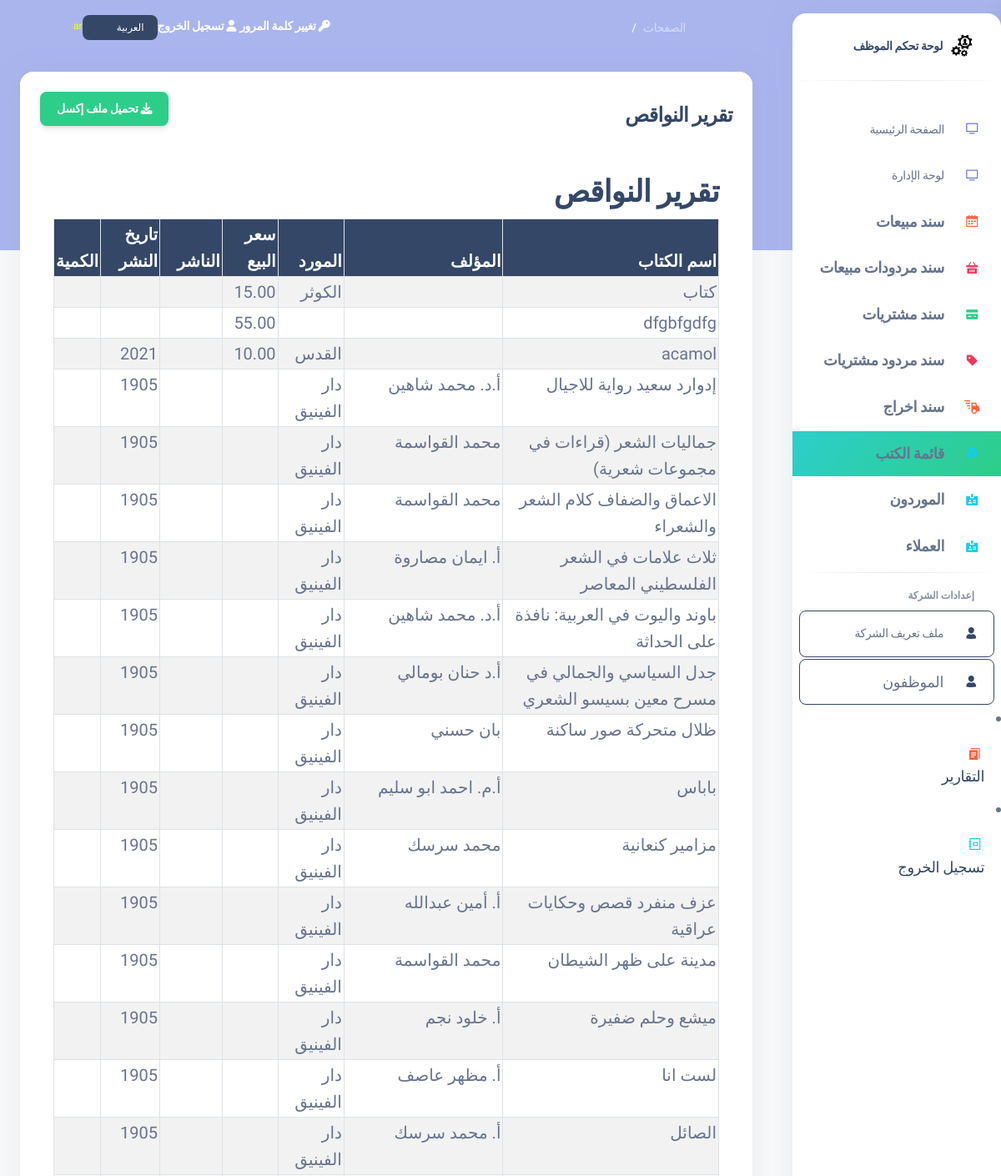
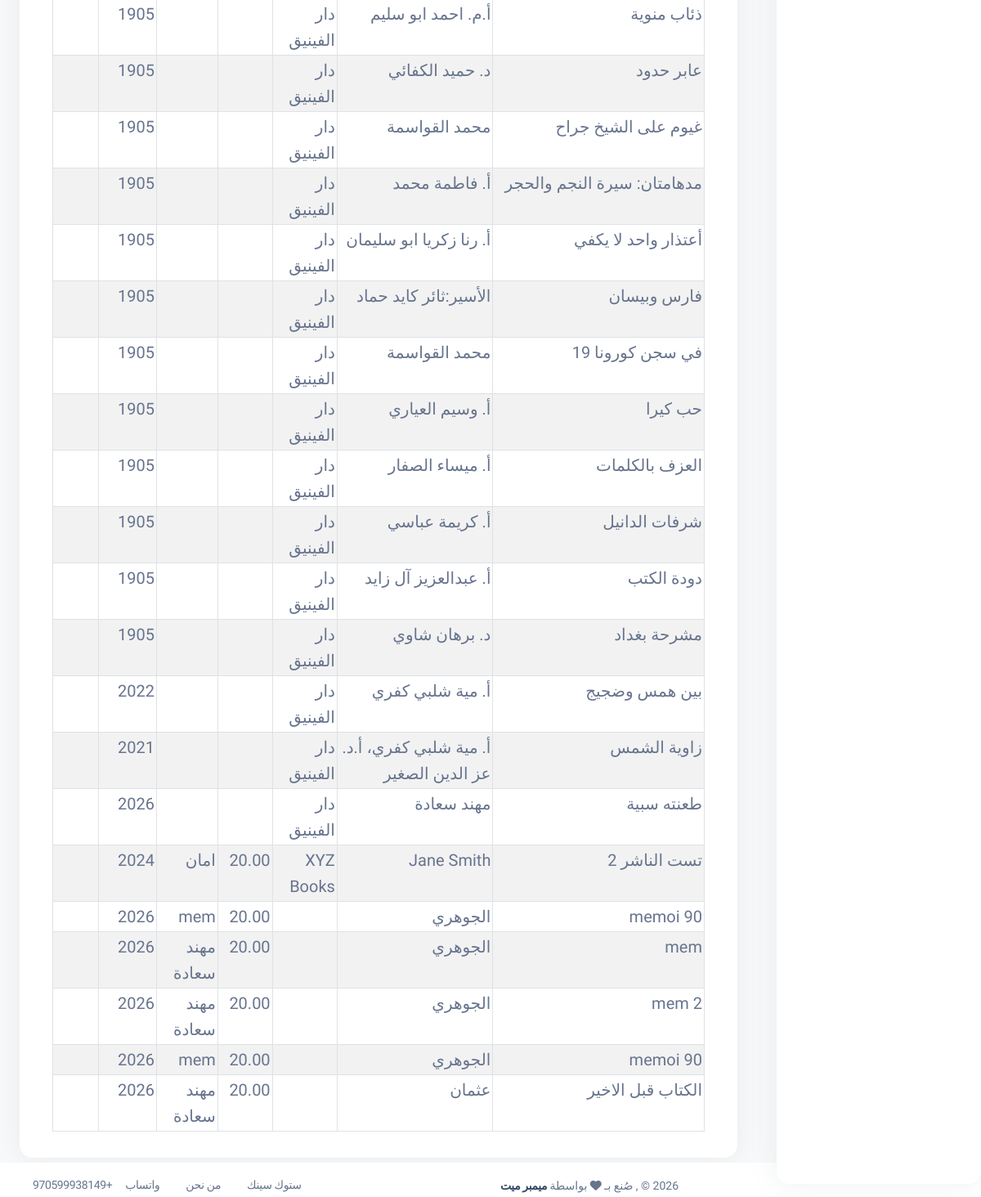
The app's page /empty_products_report/ with its own data (2 pictures, top to bottom).
### my_app/models.py (models this page shows, shortened)
class Product(models.Model):
    product_name = models.CharField(max_length=255)
    quantity = models.IntegerField(default=0)
    purchasing_price = models.DecimalField(max_digits=6, decimal_places=2)
    sale_price = models.DecimalField(max_digits=6, decimal_places=2, null=True, blank=True)
    category = models.CharField(max_length=100, blank=True, null=True)
    expiry_date = models.DateField(blank=True, null=True)
    isbn = models.CharField(max_length=32, unique=True , null=True, blank=True)
    production_date = models.DateField(blank=True, null=True)
    author = models.CharField(max_length=255, blank=True, null=True)
    publisher = models.CharField(max_length=255, blank=True, null=True)#publisher
    supplier = models.CharField(max_length=255, blank=True, null=True)
    employee = models.ForeignKey(Employee, related_name="products", on_delete=models.CASCADE, null=True, blank=True)
    created_at = models.DateTimeField(auto_now_add=True)
    updated_at = models.DateTimeField(auto_now=True)
    objects = ProductManager()

### my_app/views.py (the view)
# urls.py: path('empty_products_report/', views.empty_products_report, name='empty_products_report'),
def empty_products_report(request):
    products = models.Product.objects.filter(quantity=0)
    context = {
        'products': products,
    }
    return render(request, 'empty_products_report.html', context)

### my_app/templates/empty_products_report.html
{% extends 'layouts/base.html' %}
{% load i18n %}
{% block content %}
  <div class="card mb-4" id="printableTable">
    <div class="card-header pb-0">
      <div class="d-flex justify-content-between align-items-center">
        <h4 class="mb-0">{% trans "Empty Products Report" %}</h4>
        <a href="{% url 'download_empty_products_excel' %}" class="btn btn-success">
          <i class="fas fa-download"></i> {% trans "Download Excel" %}
        </a>
      </div>
    </div>
    <div class="card-body">
      <div class="container mt-4">
        <h2>{% trans "Empty Products Report" %}</h2>
        <div class="table-responsive p-0">
            <table class="table table-striped table-bordered">
              <thead class="table-dark">
                <tr>
                    <th>{% trans "Product Name" %}</th>
                    <th>{% trans "Author" %}</th>
                    <th>{% trans "Supplier" %}</th>
                    <th>{% trans "Sale Price" %}</th>
                    <th>{% trans "Publisher" %}</th>
                    <th>{% trans "Production Date" %}</th>
                    <th>{% trans "Quantity" %}</th>
                </tr>
        </thead>
        <tbody>
            {% for product in products %}
            <tr>
                <td>{{ product.product_name|default:"" }}</td>
                <td>{{ product.author|default:"" }}</td>
                <td>{{ product.supplier|default:"" }}</td>
                <td>{{ product.sale_price|default:"" }}</td>
                <td>{{ product.publisher|default:"" }}</td>
                <td>{{ product.production_date|date:"Y"|default:"" }}</td>
                <td>{{ product.quantity|default:"" }}</td>
            </tr>
            {% endfor %}
        </tbody>
    </table>
    </div>
      </div>
{% endblock %}

### my_app/templates/layouts/base.html (style rules this page uses)
body { text-align: right; direction: rtl; }

### records on screen
Product: product_name "كتاب", supplier "الكوثر", sale_price "15.00"
Product: product_name "dfgbfgdfg", sale_price "55.00"
Product: product_name "acamol", supplier "القدس", sale_price "10.00", production_date "2021"
Product: product_name "إدوارد سعيد رواية للاجيال", author "أ.د. محمد شاهين", supplier "دار الفينيق", production_date "1905"
Product: product_name "جماليات الشعر (قراءات في مجموعات شعرية)", author "محمد القواسمة", supplier "دار الفينيق", production_date "1905"
Product: product_name "الاعماق والضفاف كلام الشعر والشعراء", author "محمد القواسمة", supplier "دار الفينيق", production_date "1905"
Product: product_name "ثلاث علامات في الشعر الفلسطيني المعاصر", author "أ. ايمان مصاروة", supplier "دار الفينيق", production_date "1905"
Product: product_name "باوند واليوت في العربية: نافذة على الحداثة", author "أ.د. محمد شاهين", supplier "دار الفينيق", production_date "1905"
Product: product_name "جدل السياسي والجمالي في مسرح معين بسيسو الشعري", author "أ.د حنان بومالي", supplier "دار الفينيق", production_date "1905"
Product: product_name "ظلال متحركة صور ساكنة", author "بان حسني", supplier "دار الفينيق", production_date "1905"
Product: product_name "باباس", author "أ.م. احمد ابو سليم", supplier "دار الفينيق", production_date "1905"
Product: product_name "مزامير كنعانية", author "محمد سرسك", supplier "دار الفينيق", production_date "1905"
Product: product_name "عزف منفرد قصص وحكايات عراقية", author "أ. أمين عبدالله", supplier "دار الفينيق", production_date "1905"
Product: product_name "مدينة على ظهر الشيطان", author "محمد القواسمة", supplier "دار الفينيق", production_date "1905"
Product: product_name "ميشع وحلم ضفيرة", author "أ. خلود نجم", supplier "دار الفينيق", production_date "1905"
Product: product_name "لست انا", author "أ. مظهر عاصف", supplier "دار الفينيق", production_date "1905"
Product: product_name "الصائل", author "أ. محمد سرسك", supplier "دار الفينيق", production_date "1905"
Product: product_name "ذئاب منوية", author "أ.م. احمد ابو سليم", supplier "دار الفينيق", production_date "1905"
Product: product_name "عابر حدود", author "د. حميد الكفائي", supplier "دار الفينيق", production_date "1905"
Product: product_name "غيوم على الشيخ جراح", author "محمد القواسمة", supplier "دار الفينيق", production_date "1905"
Product: product_name "مدهامتان: سيرة النجم والحجر", author "أ. فاطمة محمد", supplier "دار الفينيق", production_date "1905"
Product: product_name "أعتذار واحد لا يكفي", author "أ. رنا زكريا ابو سليمان", supplier "دار الفينيق", production_date "1905"
Product: product_name "فارس وبيسان", author "الأسير:ثائر كايد حماد", supplier "دار الفينيق", production_date "1905"
Product: product_name "في سجن كورونا 19", author "محمد القواسمة", supplier "دار الفينيق", production_date "1905"
Product: product_name "حب كيرا", author "أ. وسيم العياري", supplier "دار الفينيق", production_date "1905"
Product: product_name "العزف بالكلمات", author "أ. ميساء الصفار", supplier "دار الفينيق", production_date "1905"
Product: product_name "شرفات الدانيل", author "أ. كريمة عباسي", supplier "دار الفينيق", production_date "1905"
Product: product_name "دودة الكتب", author "أ. عبدالعزيز آل زايد", supplier "دار الفينيق", production_date "1905"
Product: product_name "مشرحة بغداد", author "د. برهان شاوي", supplier "دار الفينيق", production_date "1905"
Product: product_name "بين همس وضجيج", author "أ. مية شلبي كفري", supplier "دار الفينيق", production_date "2022"
Product: product_name "زاوية الشمس", author "أ. مية شلبي كفري، أ.د. عز الدين الصغير", supplier "دار الفينيق", production_date "2021"
Product: product_name "طعنته سبية", author "مهند سعادة", supplier "دار الفينيق", production_date "2026"
Product: product_name "تست الناشر 2", author "Jane Smith", supplier "XYZ Books", sale_price "20.00", publisher "امان", production_date "2024"
Product: product_name "memoi 90", author "الجوهري", sale_price "20.00", publisher "mem", production_date "2026"
Product: product_name "mem", author "الجوهري", sale_price "20.00", publisher "مهند سعادة", production_date "2026"
Product: product_name "mem 2", author "الجوهري", sale_price "20.00", publisher "مهند سعادة", production_date "2026"
Product: product_name "memoi 90", author "الجوهري", sale_price "20.00", publisher "mem", production_date "2026"
Product: product_name "الكتاب قبل الاخير", author "عثمان", sale_price "20.00", publisher "مهند سعادة", production_date "2026"

### other values on screen
{{ LANGUAGE_CODE }} "ar"
